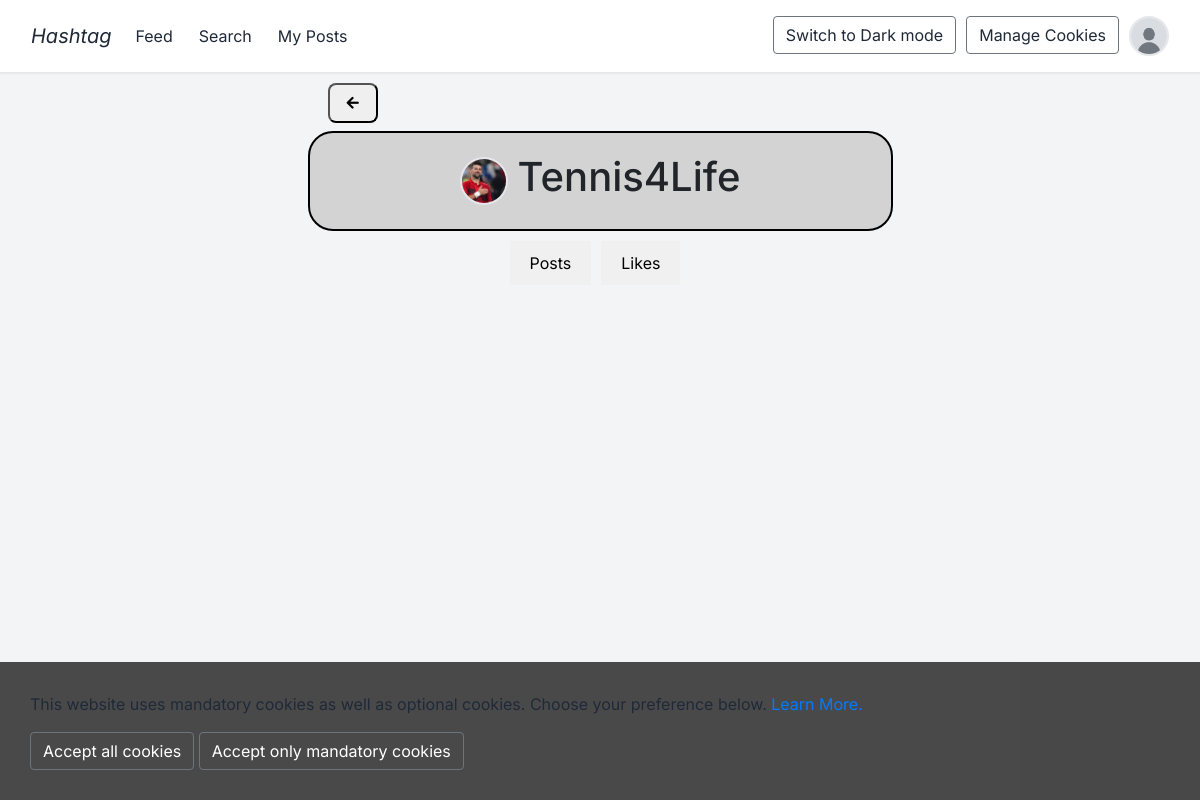
The app's page /profile/5 (signed in) with its own data.
### app/models.py (models this page shows, shortened)
class User(UserMixin, db.Model):
    id = db.Column(db.Integer, primary_key=True)
    username = db.Column(db.String(500), unique = True, nullable=False)
    password = db.Column(db.String(500))
    email = db.Column(db.String(1000))
    date_of_birth = db.Column(db.Date)
    profile_picture = db.Column(db.String(120), nullable = True)
    posts = db.relationship('Posts', back_populates='user')
    likes = db.relationship('Likes', backref='user', lazy='dynamic')
    comments = db.relationship('Comments', backref='user', lazy='dynamic')
    followers = db.relationship('Followers', foreign_keys='Followers.follower_id', backref='followed_by', lazy='dynamic')
    following = db.relationship('Followers', foreign_keys='Followers.following_id', backref='following', lazy='dynamic')

### app/views.py (the view)
@app.route('/profile/<int:user_id>', methods=['GET','POST'])
@login_required
def profile(user_id):
    user = models.User.query.get(user_id)
    theme = request.cookies.get('theme')
    return render_template('profile.html', user=user, theme=theme)

### app/__init__.py (called while the page is built)
@login_manager.user_loader
def load_user(user_id):
    return User.query.get(int(user_id))  # Use query.get() to fetch the user

### app/templates/profile.html (shortened to what this page needs)
{% extends "base.html" %}
{% block content %}
<div class="profile-container">
    <div class="upper-buttons">
        <button class="left-button" onclick="history.back()">
            <i class="fas fa-arrow-left"></i>
        </button>
    </div>
    <div class="user-profile-container">
        <div class="user-profile-info">
            <img src="{{ url_for('static', filename='uploads/' + (user.profile_picture if user.profile_picture else 'default.jpg')) }}"
                 alt="Profile Picture" class="user-profile-img">
        </div>
        <h1>{{ user.username }}</h1>
    </div>
    <div class="profile-tabs">
        <button id="posts-btn" class="tab-btn" data-username="{{ user.username }}">Posts</button>
        <button id="likes-btn" class="tab-btn" data-username="{{ user.username }}">Likes</button>
    </div>
</div>
{% endblock %}

### app/templates/base.html (shortened to what this page needs)
<html lang="en">
    <head>
        <link rel="stylesheet" type="text/css" href="{{ url_for('static', filename='fontawesome-free-5.3.1-web/css/all.css') }}">
        <link rel="stylesheet" href="https://stackpath.bootstrapcdn.com/bootstrap/4.2.1/css/bootstrap.min.css">
        <link rel="stylesheet" href="{{ url_for('static', filename='styles.css') }}">
    </head>
    <body>
        <nav class="navbar navbar-expand-sm fixed-top" role="navigation">
          <div class="container-fluid">
            <a class="navbar-brand" href="/feed">Hashtag</a>
            <div class="collapse navbar-collapse" id="navbarSupportedContent">
              <div class="left-nav-buttons">
                {% if current_user.is_authenticated %}
                <ul class="navbar-nav mr-auto">
                  <li class="nav-item"><a class="nav-link" href="/feed">Feed <span class="sr-only">(current)</span></a></li>
                  <li class="nav-item"><a class="nav-link" href="/search">Search</a></li>
                  <li class="nav-item"><a href="{{ url_for('users_posts', user_id=current_user.id) }}" class = "nav-link">My Posts</a></li>
                </ul>
                {% endif %}
              </div>
              <div class="right-nav-buttons">
                <ul class="navbar-nav mr-auto">
                  <li class="nav-item"><button id="theme-toggle" class="btn btn-outline-secondary ml-auto">
                    {% if theme == 'dark' %}
                      Switch to Light mode
                    {% else %}
                      Switch to Dark mode
                    {% endif %}
                    </button></li>
                  <li class="nav-item"><button id="manage-cookies" class="btn btn-outline-secondary ml-auto">Manage Cookies</i></button></li>
                  <li>{% if current_user.is_authenticated %}
                    {% if current_user.profile_picture %}
                      <a href="{{ url_for('profile', user_id=current_user.id) }}"><img src="{{ url_for('static', filename='uploads/' + current_user.profile_picture) }}" alt="Profile Picture" class="profile-img"></a>
                    {% else %}
                      <a href="{{ url_for('profile', user_id=current_user.id) }}"><img src="{{ url_for('static', filename='uploads/default.png') }}" alt="Default Profile Picture" class="profile-img"></a>
                    {% endif %}
                  {% endif %}</li>
                </ul>
              </div>
            </div>
          </div>
        </nav>
        <div class="container-fluid-flash">
          <div class="row">
            <div class="col-lg-3 col-md-2 col-sm-1"></div>
              <div class="col-lg-6 col-md-8 col-sm-10 col-12">
              {% block content %}{% endblock %}
              </div>
          </div>
        </div>
        <div id="cookies">
          <div class="cookie-container">
            <div class="subcontainer">
              <div class="cookies">
                <p>This website uses mandatory cookies as well as optional cookies. Choose your preference below. <a href="https://ico.org.uk/for-the-public/online/cookies/">Learn More.</a></p>
                <button id="all-cookies-btn" class="btn btn-outline-secondary ml-auto">Accept all cookies</button>
                <button id="mandatory-cookies-btn" class="btn btn-outline-secondary ml-auto">Accept only mandatory cookies</button>
              </div>
            </div>
          </div>
        </div>
    </body>
</html>

### app/static/styles.css (style rules this page uses)
* { margin: 0; padding: 0; box-sizing: border-box; }
body { font-family: 'Inter', sans-serif; background-color: #f3f4f6; --navbar-colour: white; --text-colour: #1f2937; --post-text: #f3f4f6; }
p { color: var(--text-colour); }
img { border-radius: 12.5px; object-fit: cover; }
.navbar { background-color: var(--navbar-colour); border-bottom: 1px solid #e5e7eb; padding: 1rem; position: sticky; top: 0; z-index: 50; box-shadow: 0 1px 2px 0 rgba(0, 0, 0, 0.05); }
.collapse { display: flex; justify-content: space-between; }
.right-nav-buttons { gap: 10px; display: flex; justify-content: center; align-items: center; }
.nav-item { margin-right: 10px; }
#theme-toggle, #manage-cookies, .navbar-brand, .nav-link { color: var(--text-colour); }
.navbar button { color: #4b5563; text-decoration: none; transition: color 0.2s; }
.navbar-brand { font-style: italic; }
.profile-img { height: 2.5rem; width: 2.5rem; border-radius: 9999px; object-fit: cover; border: 2px solid #e5e7eb; }
.left-button { padding: 0.5rem, 1rem; display: flex; justify-content: center; align-items: center; width: 50px; height: 40px; color: #1f2937; font-size: 0.875rem; border-radius: 0.5rem; transition: color 0.2s; }
.upper-buttons { flex-wrap: wrap; margin-top: 10px; display: flex; justify-content: space-between; align-items: center; padding: 0 20px; margin-bottom: .5rem; }
i, span { color: black; }
.user-profile-container { padding: 20px; display: flex; align-items: center; justify-content: center; background-color: lightgrey; border-radius: 25px; gap: 10px; border: 2px solid black; }
.user-profile-img { height: 3rem; width: 3rem; border-radius: 9999px; object-fit: cover; border: 2px solid #e5e7eb; }
.profile-tabs { display: flex; justify-content: center; margin-top: 10px; margin-bottom: 10px; }
.tab-btn { padding: 10px 20px; margin-right: 10px; border: none; background: #f0f0f0; cursor: pointer; }
#cookies { padding: 30px; width: 100%; position: fixed; bottom: 0; color: white; background-color: rgba(0, 0, 0, 0.7); z-index: 1; }
#all-cookies-btn, #mandatory-cookies-btn { color: white; }
.cookies { min-height: 70px; }

### records on screen
User: profile_picture (placeholder picture)
User: profile_picture (picture), username "Tennis4Life"
